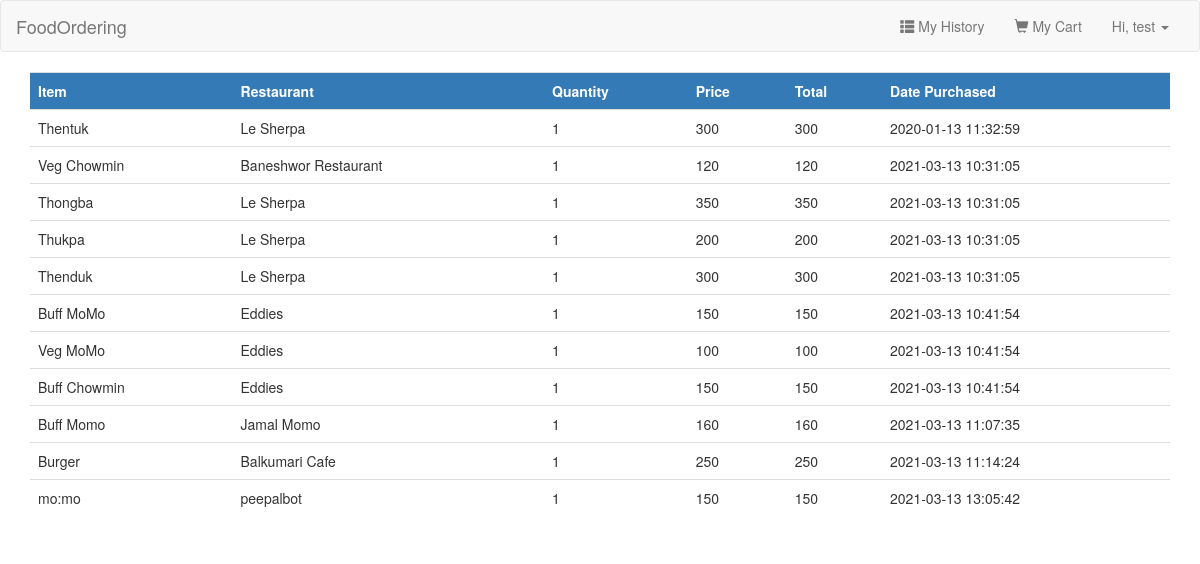
/order_history.php (signed in), run on the app's committed database.
### tables this page shows
CREATE TABLE `purchase` (
  `purchaseid` int(100) NOT NULL,
  `email` varchar(2556) NOT NULL,
  `pname` varchar(2565) NOT NULL,
  `rname` varchar(2556) NOT NULL,
  `qty` int(255) NOT NULL,
  `price` int(255) NOT NULL,
  `total` int(250) NOT NULL,
  `lat` double NOT NULL,
  `longt` double NOT NULL,
  `date_purchase` datetime NOT NULL
);

### functions/db.php (called while the page is built, shortened)
<?php
	$con = mysqli_connect('localhost','root','','foodordering');
	function query($query){
		global $con;
		return mysqli_query($con,$query);
	}
	function num_rows($result){
		return mysqli_num_rows($result);
	}
	function fetch_array($result){
		return mysqli_fetch_array($result);
	}
?>

### order_history.php (the view, shortened to what this page needs)
<?php
    include('includes/header.php');
    $email = $_SESSION['email'];
    echo '
        <div class="container">
            <table class="table">
                <tr class="bg-primary">
                    <th>Item</th>
                    <th>Restaurant</th>
                    <th>Quantity</th>
                    <th>Price</th>
                    <th>Total</th>
                    <th>Date Purchased</th>
                </tr>
    ';
    $sql = "SELECT * FROM purchase WHERE email = '$email'";
    $result=query($sql);
    if(num_rows($result)>0){
        while($row = fetch_array($result)){
            $pname = $row['pname'];
            $rname = $row['rname'];
            $qty = $row['qty'];
            $price = $row['price'];
            $total = $row['total'];
            $date_purchase = $row['date_purchase'];
            echo '
                <tr>
                    <td>'.$pname.'</td>
                    <td>'.$rname.'</td>
                    <td>'.$qty.'</td>
                    <td>'.$price.'</td>
                    <td>'.$total.'</td>
                    <td>'.$date_purchase.'</td>
                </tr>
            ';
        }
    }
    echo '</table></div>';
?>
<?php include("./script.php");
    include('includes/footer.php');
?>

### includes/header.php (shortened to what this page needs)
<!DOCTYPE html>
<html lang="en">
<head>
    <link rel="stylesheet" href="https://maxcdn.bootstrapcdn.com/bootstrap/3.4.1/css/bootstrap.min.css">
    <link rel="stylesheet" href="styles/style.css">
    <link rel="stylesheet" href="styles/mediaqueries.css">
</head>
<body>
<?php
    include('nav.php');
?>

### includes/nav.php (shortened to what this page needs)
<nav class="navbar navbar-default <?php echo navbar_position; ?>">
  <div class="container-fluid">
    <div class="navbar-header">
      <a class="navbar-brand" href="<?php echo location; ?>">FoodOrdering</a>
    </div>
    <div class="collapse navbar-collapse" id="myNavbar">
      <ul class="nav navbar-nav navbar-right">
      <?php if(isset($_SESSION['email'])){
          echo '<li><a href="order_history.php"><span class="glyphicon glyphicon-th-list"></span> My History</a></li>';
        }  ?>
        <?php if(isset($_SESSION['email'])){
          echo '
          <li class="dropdown">
            <a class="dropdown-toggle" data-toggle="dropdown" href="#" id="cart_container"><span class="glyphicon glyphicon-shopping-cart"></span> My Cart</a>
            <ul class="dropdown-menu">
              <div class="container" id="cart_product"  style="width:600px;">
              </div>
              <div class="container" style="width:450px;">
                <div class="row">
                  <div class="col-md-4"></div>
                  <div class="col-md-4"><a class="btn btn-success" href="cart.php">Edit Cart</a></div>
                  <div class="col-md-4"></div>
                </div>
              </div>
            </ul>
          </li>
          ';
        }  ?>
        <?php
        if(isset($_SESSION['email'])){echo'
          <li class="dropdown">
            <a class="dropdown-toggle" data-toggle="dropdown" href="#">Hi, '.$_SESSION["username"].'
            <span class="caret"></span></a>
            <ul class="dropdown-menu">';
              echo'
              <li><a href="logout.php"><span class="glyphicon glyphicon-log-out"></span> Logout</a></li>
            </ul>
          </li>';}?>
      </ul>
    </div>
  </div>
</nav>

### includes/footer.php
</body>
</html>

### data on the page
purchase: pname "Thentuk", rname "Le Sherpa", qty "1", price "300", total "300", date_purchase "2020-01-13 11:32:59"
purchase: pname "Veg Chowmin", rname "Baneshwor Restaurant", qty "1", price "120", total "120", date_purchase "2021-03-13 10:31:05"
purchase: pname "Thongba", rname "Le Sherpa", qty "1", price "350", total "350", date_purchase "2021-03-13 10:31:05"
purchase: pname "Thukpa", rname "Le Sherpa", qty "1", price "200", total "200", date_purchase "2021-03-13 10:31:05"
purchase: pname "Thenduk", rname "Le Sherpa", qty "1", price "300", total "300", date_purchase "2021-03-13 10:31:05"
purchase: pname "Buff MoMo", rname "Eddies", qty "1", price "150", total "150", date_purchase "2021-03-13 10:41:54"
purchase: pname "Veg MoMo", rname "Eddies", qty "1", price "100", total "100", date_purchase "2021-03-13 10:41:54"
purchase: pname "Buff Chowmin", rname "Eddies", qty "1", price "150", total "150", date_purchase "2021-03-13 10:41:54"
purchase: pname "Buff Momo", rname "Jamal Momo", qty "1", price "160", total "160", date_purchase "2021-03-13 11:07:35"
purchase: pname "Burger", rname "Balkumari Cafe", qty "1", price "250", total "250", date_purchase "2021-03-13 11:14:24"
purchase: pname "mo:mo", rname "peepalbot", qty "1", price "150", total "150", date_purchase "2021-03-13 13:05:42"

### other printed values
$_SESSION["username"] "test"
